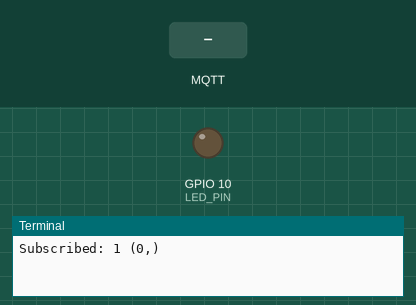
This program was run on a simulated Raspberry Pi (BCM pin numbers). Shown: output pins drawn as LEDs (lit = HIGH), the last lines printed to the terminal. Inputs (shaded band) come from the test bench. No MQTT or app messages arrive unless stated.

Above: at 1.3 s.
1.4 s: MQTT message "1" arrives on the first subscribed topic
At 2.6 s:
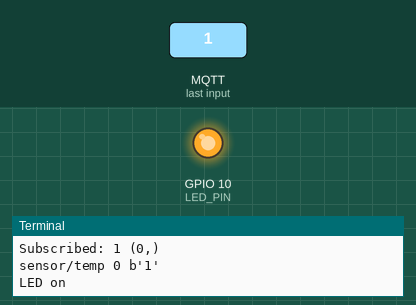
2.9 s: MQTT message "0" arrives on the first subscribed topic
At 3.8 s:
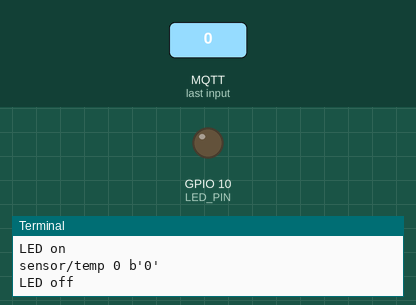
Timing chart, 0 to 5.9 s (numbered marks = the images above; inputs shaded):
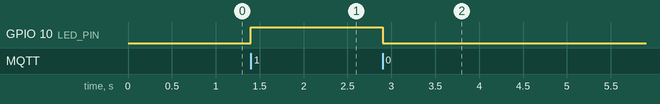

The program:

MqttRasp.py
```python
from time import sleep
import os,sys
import RPi.GPIO as GPIO
import paho.mqtt.client as paho
from urllib.parse import urlparse
GPIO.setmode(GPIO.BCM)
GPIO.setwarnings(False)
LED_PIN=10  #define LED pin
GPIO.setup(LED_PIN,GPIO.OUT, initial=GPIO.LOW)   # Set pin function as output


def on_connect(self, mosq, obj, rc):
        self.subscribe("sensor/temp", 0)

def on_message(mosq, obj, msg):
    print(msg.topic + " " + str(msg.qos) + " " + str(msg.payload))
    if(msg.payload.decode('utf8') == str(1)):
        print("LED on")
        GPIO.output(LED_PIN,GPIO.HIGH)  #LED ON
    elif(msg.payload.decode('utf8') == str(0)):
        print("LED off")
        GPIO.output(LED_PIN,GPIO.LOW)   # LED OFF

def on_publish(mosq, obj, mid):
    print("mid: " + str(mid))


def on_subscribe(mosq, obj, mid, granted_qos):
    print("Subscribed: " + str(mid) + " " + str(granted_qos))


mqttc = paho.Client("WilsonAndroidClient", clean_session=False)

# Assign event callbacks
mqttc.on_message = on_message                          # called as callback
mqttc.on_connect = on_connect
mqttc.on_publish = on_publish
mqttc.on_subscribe = on_subscribe


mqttc.username_pw_set("kigpggpf", "kb55FEKZNTjA")# "P4nf0uecWGOu"
mqttc.connect("driver.cloudmqtt.com", 18741, 60)
# Set a stopping condition or just press ctrl+C to quit.
"""while(True):
    inp = input()
    print(inp)
    mqttc.publish("sensor/temp", payload=inp, qos=0)"""

rc = 0
while True:
    while rc == 0:
        import time
        rc = mqttc.loop()
        #time.sleep(0.5)
    print("rc: " + str(rc))
    if rc == 7:
        print("Connection lost, reconnecting...")
        mqttc.reconnect()
        mqttc.subscribe("sensor/temp", 0)
        rc = 0
```

Measured:
- after the input at 1.4 s, GPIO 10 (LED_PIN): LOW → HIGH at once
- after the input at 2.9 s, GPIO 10 (LED_PIN): HIGH → LOW at once
